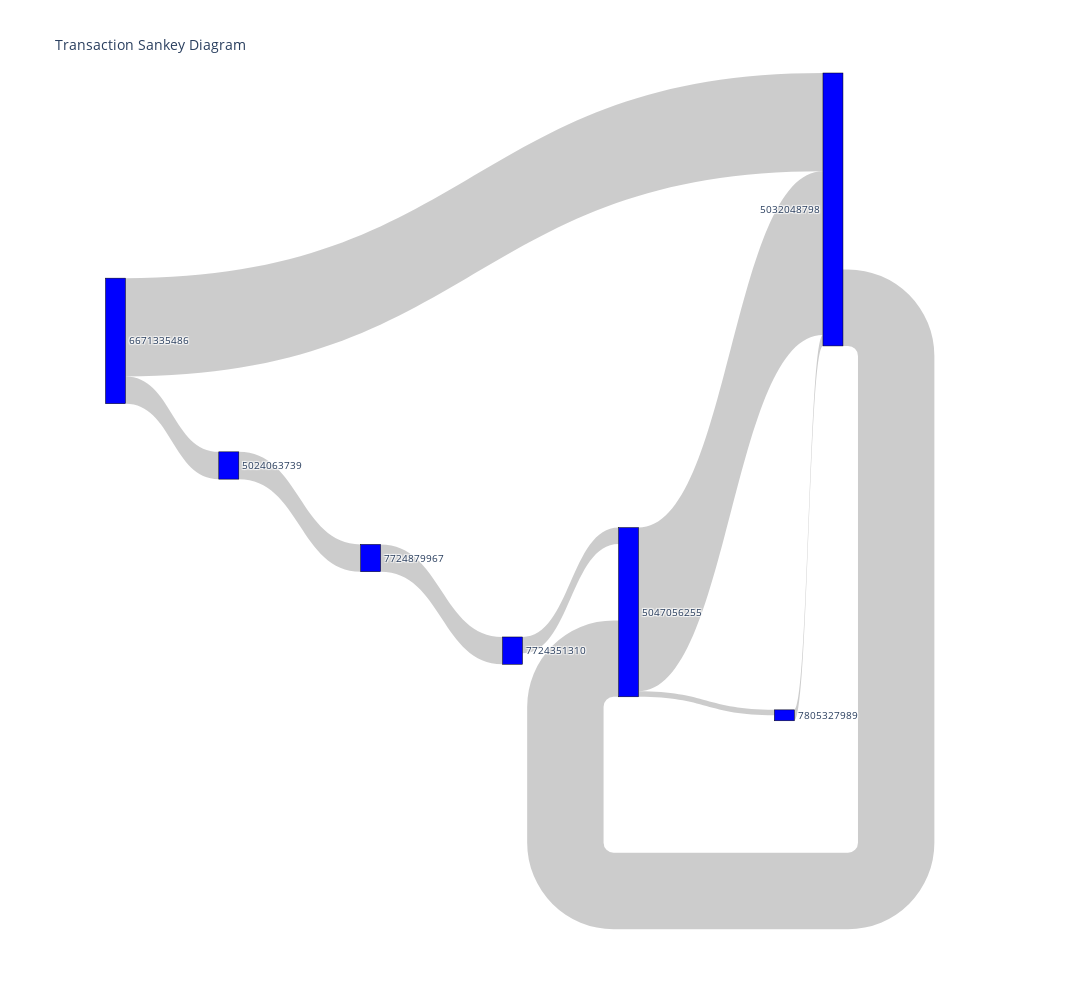

The code cell stored with this chart in its notebook:
### Code cell
seller_list = ['6671335486',
 '5024063739',
 '7724879967',
 '7724351310',
 '5047056255',
 '7805327989',
 '5032048798']
buyer_list = seller_list.copy()

tmp = transaction_dataframe(seller_list, seller_list, transactions_matrix, inn_list)

label = list(tmp)
arr = tmp.values
source, target = np.where(arr > 0)
value = arr[source, target]

import plotly.graph_objects as go

fig = go.Figure(data=[go.Sankey(
    node = dict(
      pad = 15,
      thickness = 20,
      line = dict(color = "black", width = 0.5),
      label = label,
      color = "blue"
    ),
    link = dict(
      source = source,
      target = target,
      value = value
  ))])

fig.update_layout(title_text="Transaction Sankey Diagram", font_size=10)
fig.update_layout(
#     autosize=False,
    width=1_500,
    height=1_000,)
fig.show()

### Figure 1 — Plotly figure (JSON) as saved in the notebook; plotly's stock layout.template omitted (floating-point values rounded to 4 significant figures)
{"data": [{"link": {"source": [0, 0, 1, 2, 3, 4, 4, 5, 6], "target": [1, 6, 2, 3, 4, 5, 6, 6, 4], "value": [5, 18, 5, 5, 3, 1, 30, 2, 14]}, "node": {"color": "blue", "label": ["6671335486", "5024063739", "7724879967", "7724351310", "5047056255", "7805327989", "5032048798"], "line": {"color": "black", "width": 0.5}, "pad": 15, "thickness": 20, "x": [0.03806, 0.1597, 0.3118, 0.464, 0.5886, 0.7557, 0.8079], "y": [0.2938, 0.4457, 0.5586, 0.6715, 0.6246, 0.7504, 0.1335]}, "type": "sankey"}], "layout": {"font": {"size": 10}, "height": 1000, "title": {"text": "Transaction Sankey Diagram"}, "width": 1500}}
